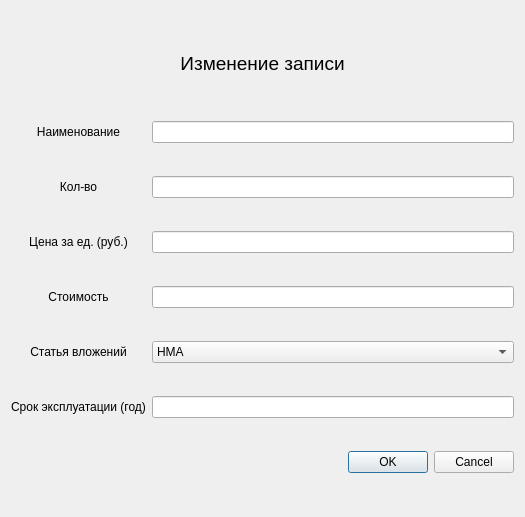
<?xml version="1.0" encoding="UTF-8"?>
<ui version="4.0">
 <class>DialogChange</class>
 <widget class="QDialog" name="DialogChange">
  <property name="geometry">
   <rect>
    <x>0</x>
    <y>0</y>
    <width>525</width>
    <height>517</height>
   </rect>
  </property>
  <property name="windowTitle">
   <string>Dialog</string>
  </property>
  <layout class="QGridLayout" name="gridLayout">
   <item row="1" column="0">
    <widget class="QLabel" name="label_3">
     <property name="text">
      <string>Наименование</string>
     </property>
     <property name="alignment">
      <set>Qt::AlignCenter</set>
     </property>
    </widget>
   </item>
   <item row="1" column="1">
    <widget class="QLineEdit" name="leName"/>
   </item>
   <item row="2" column="0">
    <widget class="QLabel" name="label_4">
     <property name="text">
      <string>Кол-во</string>
     </property>
     <property name="alignment">
      <set>Qt::AlignCenter</set>
     </property>
    </widget>
   </item>
   <item row="4" column="0">
    <widget class="QLabel" name="label_6">
     <property name="text">
      <string>Стоимость</string>
     </property>
     <property name="alignment">
      <set>Qt::AlignCenter</set>
     </property>
    </widget>
   </item>
   <item row="4" column="1">
    <widget class="QLineEdit" name="lePriceAll"/>
   </item>
   <item row="3" column="0">
    <widget class="QLabel" name="label_5">
     <property name="text">
      <string>Цена за ед. (руб.)</string>
     </property>
     <property name="alignment">
      <set>Qt::AlignCenter</set>
     </property>
    </widget>
   </item>
   <item row="6" column="1">
    <widget class="QLineEdit" name="leLifetime"/>
   </item>
   <item row="2" column="1">
    <widget class="QLineEdit" name="leCount"/>
   </item>
   <item row="3" column="1">
    <widget class="QLineEdit" name="lePrice"/>
   </item>
   <item row="5" column="0">
    <widget class="QLabel" name="label_7">
     <property name="text">
      <string>Статья вложений</string>
     </property>
     <property name="alignment">
      <set>Qt::AlignCenter</set>
     </property>
    </widget>
   </item>
   <item row="6" column="0">
    <widget class="QLabel" name="label_8">
     <property name="text">
      <string>Срок эксплуатации (год)</string>
     </property>
     <property name="alignment">
      <set>Qt::AlignCenter</set>
     </property>
    </widget>
   </item>
   <item row="8" column="1">
    <widget class="QDialogButtonBox" name="buttonBox">
     <property name="orientation">
      <enum>Qt::Horizontal</enum>
     </property>
     <property name="standardButtons">
      <set>QDialogButtonBox::Cancel|QDialogButtonBox::Ok</set>
     </property>
    </widget>
   </item>
   <item row="0" column="0" colspan="2">
    <widget class="QLabel" name="label">
     <property name="maximumSize">
      <size>
       <width>16777215</width>
       <height>50</height>
      </size>
     </property>
     <property name="font">
      <font>
       <pointsize>14</pointsize>
      </font>
     </property>
     <property name="text">
      <string>Изменение записи</string>
     </property>
     <property name="alignment">
      <set>Qt::AlignCenter</set>
     </property>
    </widget>
   </item>
   <item row="5" column="1">
    <widget class="QComboBox" name="cbArticle">
     <item>
      <property name="text">
       <string>НМА</string>
      </property>
     </item>
     <item>
      <property name="text">
       <string>МА</string>
      </property>
     </item>
    </widget>
   </item>
  </layout>
 </widget>
 <resources/>
 <connections>
  <connection>
   <sender>buttonBox</sender>
   <signal>accepted()</signal>
   <receiver>DialogChange</receiver>
   <slot>accept()</slot>
   <hints>
    <hint type="sourcelabel">
     <x>248</x>
     <y>254</y>
    </hint>
    <hint type="destinationlabel">
     <x>157</x>
     <y>274</y>
    </hint>
   </hints>
  </connection>
  <connection>
   <sender>buttonBox</sender>
   <signal>rejected()</signal>
   <receiver>DialogChange</receiver>
   <slot>reject()</slot>
   <hints>
    <hint type="sourcelabel">
     <x>316</x>
     <y>260</y>
    </hint>
    <hint type="destinationlabel">
     <x>286</x>
     <y>274</y>
    </hint>
   </hints>
  </connection>
 </connections>
</ui>
